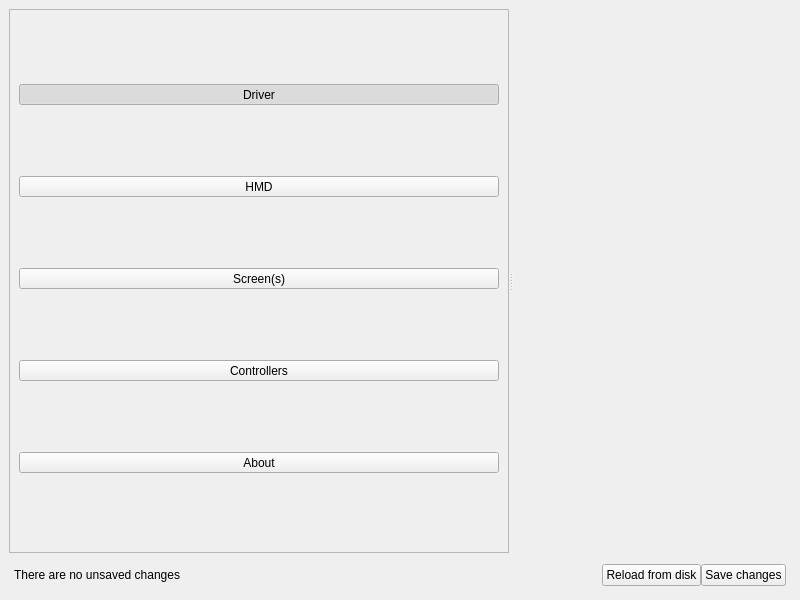
<?xml version="1.0" encoding="UTF-8"?>
<ui version="4.0">
 <class>MainWindow</class>
 <widget class="QMainWindow" name="MainWindow">
  <property name="geometry">
   <rect>
    <x>0</x>
    <y>0</y>
    <width>800</width>
    <height>600</height>
   </rect>
  </property>
  <property name="windowTitle">
   <string>MainWindow</string>
  </property>
  <widget class="QWidget" name="centralwidget">
   <layout class="QVBoxLayout" name="verticalLayout_2">
    <item>
     <widget class="QSplitter" name="splitter">
      <property name="orientation">
       <enum>Qt::Horizontal</enum>
      </property>
      <property name="childrenCollapsible">
       <bool>false</bool>
      </property>
      <widget class="QScrollArea" name="scrollArea">
       <property name="sizePolicy">
        <sizepolicy hsizetype="Preferred" vsizetype="Preferred">
         <horstretch>0</horstretch>
         <verstretch>0</verstretch>
        </sizepolicy>
       </property>
       <property name="minimumSize">
        <size>
         <width>110</width>
         <height>0</height>
        </size>
       </property>
       <property name="maximumSize">
        <size>
         <width>500</width>
         <height>16777215</height>
        </size>
       </property>
       <property name="frameShadow">
        <enum>QFrame::Sunken</enum>
       </property>
       <property name="horizontalScrollBarPolicy">
        <enum>Qt::ScrollBarAlwaysOff</enum>
       </property>
       <property name="widgetResizable">
        <bool>true</bool>
       </property>
       <widget class="QWidget" name="scrollAreaWidgetContents">
        <property name="geometry">
         <rect>
          <x>0</x>
          <y>0</y>
          <width>416</width>
          <height>286</height>
         </rect>
        </property>
        <layout class="QVBoxLayout" name="verticalLayout">
         <item>
          <widget class="QToolButton" name="pane_button_driver">
           <property name="sizePolicy">
            <sizepolicy hsizetype="Preferred" vsizetype="Fixed">
             <horstretch>0</horstretch>
             <verstretch>0</verstretch>
            </sizepolicy>
           </property>
           <property name="text">
            <string>Driver</string>
           </property>
           <property name="icon">
            <iconset theme="applications-development"/>
           </property>
           <property name="checkable">
            <bool>true</bool>
           </property>
           <property name="checked">
            <bool>true</bool>
           </property>
           <property name="toolButtonStyle">
            <enum>Qt::ToolButtonTextUnderIcon</enum>
           </property>
           <attribute name="buttonGroup">
            <string notr="true">paneButtonGroup</string>
           </attribute>
          </widget>
         </item>
         <item>
          <widget class="QToolButton" name="pane_button_hmd">
           <property name="sizePolicy">
            <sizepolicy hsizetype="Preferred" vsizetype="Fixed">
             <horstretch>0</horstretch>
             <verstretch>0</verstretch>
            </sizepolicy>
           </property>
           <property name="text">
            <string>HMD</string>
           </property>
           <property name="checkable">
            <bool>true</bool>
           </property>
           <property name="toolButtonStyle">
            <enum>Qt::ToolButtonTextUnderIcon</enum>
           </property>
           <attribute name="buttonGroup">
            <string notr="true">paneButtonGroup</string>
           </attribute>
          </widget>
         </item>
         <item>
          <widget class="QToolButton" name="pane_button_screens">
           <property name="sizePolicy">
            <sizepolicy hsizetype="Preferred" vsizetype="Fixed">
             <horstretch>0</horstretch>
             <verstretch>0</verstretch>
            </sizepolicy>
           </property>
           <property name="text">
            <string>Screen(s)</string>
           </property>
           <property name="checkable">
            <bool>true</bool>
           </property>
           <property name="toolButtonStyle">
            <enum>Qt::ToolButtonTextUnderIcon</enum>
           </property>
           <attribute name="buttonGroup">
            <string notr="true">paneButtonGroup</string>
           </attribute>
          </widget>
         </item>
         <item>
          <widget class="QToolButton" name="pane_button_controllers">
           <property name="sizePolicy">
            <sizepolicy hsizetype="Preferred" vsizetype="Fixed">
             <horstretch>0</horstretch>
             <verstretch>0</verstretch>
            </sizepolicy>
           </property>
           <property name="text">
            <string>Controllers</string>
           </property>
           <property name="checkable">
            <bool>true</bool>
           </property>
           <property name="toolButtonStyle">
            <enum>Qt::ToolButtonTextUnderIcon</enum>
           </property>
           <attribute name="buttonGroup">
            <string notr="true">paneButtonGroup</string>
           </attribute>
          </widget>
         </item>
         <item>
          <widget class="QToolButton" name="pane_button_about">
           <property name="sizePolicy">
            <sizepolicy hsizetype="Preferred" vsizetype="Fixed">
             <horstretch>0</horstretch>
             <verstretch>0</verstretch>
            </sizepolicy>
           </property>
           <property name="text">
            <string>About</string>
           </property>
           <property name="icon">
            <iconset theme="help-about"/>
           </property>
           <property name="checkable">
            <bool>true</bool>
           </property>
           <property name="toolButtonStyle">
            <enum>Qt::ToolButtonTextUnderIcon</enum>
           </property>
           <attribute name="buttonGroup">
            <string notr="true">paneButtonGroup</string>
           </attribute>
          </widget>
         </item>
        </layout>
       </widget>
      </widget>
      <widget class="QStackedWidget" name="stackedWidget"/>
     </widget>
    </item>
    <item>
     <layout class="QHBoxLayout" name="horizontalLayout">
      <property name="spacing">
       <number>0</number>
      </property>
      <property name="leftMargin">
       <number>5</number>
      </property>
      <property name="topMargin">
       <number>5</number>
      </property>
      <property name="rightMargin">
       <number>5</number>
      </property>
      <property name="bottomMargin">
       <number>5</number>
      </property>
      <item>
       <widget class="QLabel" name="label">
        <property name="sizePolicy">
         <sizepolicy hsizetype="Expanding" vsizetype="Maximum">
          <horstretch>0</horstretch>
          <verstretch>0</verstretch>
         </sizepolicy>
        </property>
        <property name="text">
         <string>There are no unsaved changes</string>
        </property>
       </widget>
      </item>
      <item>
       <widget class="QPushButton" name="cancel_button">
        <property name="sizePolicy">
         <sizepolicy hsizetype="Maximum" vsizetype="Fixed">
          <horstretch>0</horstretch>
          <verstretch>0</verstretch>
         </sizepolicy>
        </property>
        <property name="text">
         <string>Reload from disk</string>
        </property>
       </widget>
      </item>
      <item>
       <widget class="QPushButton" name="save_button">
        <property name="sizePolicy">
         <sizepolicy hsizetype="Maximum" vsizetype="Fixed">
          <horstretch>0</horstretch>
          <verstretch>0</verstretch>
         </sizepolicy>
        </property>
        <property name="text">
         <string>Save changes</string>
        </property>
       </widget>
      </item>
     </layout>
    </item>
   </layout>
  </widget>
 </widget>
 <resources/>
 <connections/>
 <buttongroups>
  <buttongroup name="paneButtonGroup"/>
 </buttongroups>
</ui>
